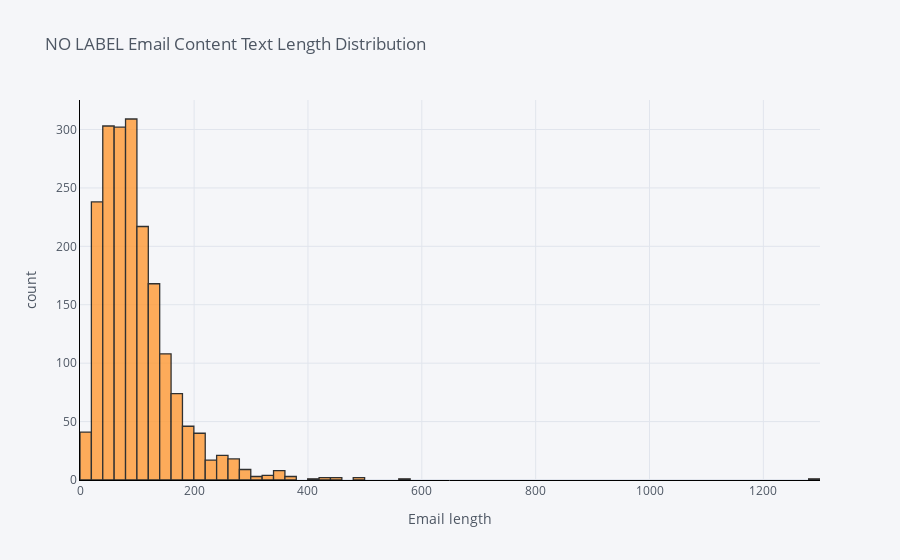

Notebook source saved alongside this figure:
### Code cell
df_train['email_len'].loc[df_train['target_pred']=="No"].iplot(
    kind='hist',
    bins=100,
    xTitle='Email length',
    linecolor='black',
    yTitle='count',
    title='NO LABEL Email Content Text Length Distribution')

### Figure 1 — Plotly figure (JSON) as saved in the notebook; plotly's stock layout.template omitted (floating-point values rounded to 4 significant figures; data arrays with more than 128 entries replaced by an {"elided": "..."} marker saying what was removed)
{"data": [{"histfunc": "count", "histnorm": "", "marker": {"color": "rgba(255, 153, 51, 1.0)", "line": {"color": "#000000", "width": 1.3}}, "name": "email_len", "nbinsx": 100, "opacity": 0.8, "orientation": "v", "type": "histogram", "x": {"elided": "1938 int values"}}], "layout": {"barmode": "overlay", "legend": {"bgcolor": "#F5F6F9", "font": {"color": "#4D5663"}}, "paper_bgcolor": "#F5F6F9", "plot_bgcolor": "#F5F6F9", "title": {"font": {"color": "#4D5663"}, "text": "NO LABEL Email Content Text Length Distribution"}, "xaxis": {"gridcolor": "#E1E5ED", "linecolor": "black", "showgrid": true, "tickfont": {"color": "#4D5663"}, "title": {"font": {"color": "#4D5663"}, "text": "Email length"}, "zerolinecolor": "#E1E5ED"}, "yaxis": {"gridcolor": "#E1E5ED", "linecolor": "black", "showgrid": true, "tickfont": {"color": "#4D5663"}, "title": {"font": {"color": "#4D5663"}, "text": "count"}, "zerolinecolor": "#E1E5ED"}}}
